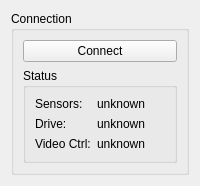
<?xml version="1.0" encoding="UTF-8"?>
<ui version="4.0">
 <class>RoverConnectionForm</class>
 <widget class="QWidget" name="RoverConnectionForm">
  <property name="geometry">
   <rect>
    <x>0</x>
    <y>0</y>
    <width>200</width>
    <height>177</height>
   </rect>
  </property>
  <property name="maximumSize">
   <size>
    <width>200</width>
    <height>180</height>
   </size>
  </property>
  <property name="windowTitle">
   <string>Form</string>
  </property>
  <layout class="QGridLayout" name="gridLayout">
   <item row="0" column="1">
    <widget class="QGroupBox" name="groupBox">
     <property name="title">
      <string>Connection</string>
     </property>
     <layout class="QGridLayout" name="gridLayout_2">
      <item row="0" column="0">
       <widget class="QPushButton" name="pushButton">
        <property name="text">
         <string>Connect</string>
        </property>
       </widget>
      </item>
      <item row="1" column="0">
       <widget class="QGroupBox" name="groupBox_2">
        <property name="title">
         <string>Status</string>
        </property>
        <layout class="QFormLayout" name="formLayout">
         <item row="0" column="0">
          <widget class="QLabel" name="label">
           <property name="text">
            <string>Sensors:</string>
           </property>
          </widget>
         </item>
         <item row="0" column="1">
          <widget class="QLabel" name="label_sensors_state">
           <property name="text">
            <string>unknown</string>
           </property>
          </widget>
         </item>
         <item row="1" column="0">
          <widget class="QLabel" name="label_3">
           <property name="text">
            <string>Drive:</string>
           </property>
          </widget>
         </item>
         <item row="1" column="1">
          <widget class="QLabel" name="label_drive_state">
           <property name="text">
            <string>unknown</string>
           </property>
          </widget>
         </item>
         <item row="2" column="0">
          <widget class="QLabel" name="label_4">
           <property name="text">
            <string>Video Ctrl:</string>
           </property>
          </widget>
         </item>
         <item row="2" column="1">
          <widget class="QLabel" name="label_video_state">
           <property name="text">
            <string>unknown</string>
           </property>
          </widget>
         </item>
        </layout>
       </widget>
      </item>
     </layout>
    </widget>
   </item>
  </layout>
 </widget>
 <resources/>
 <connections/>
</ui>
